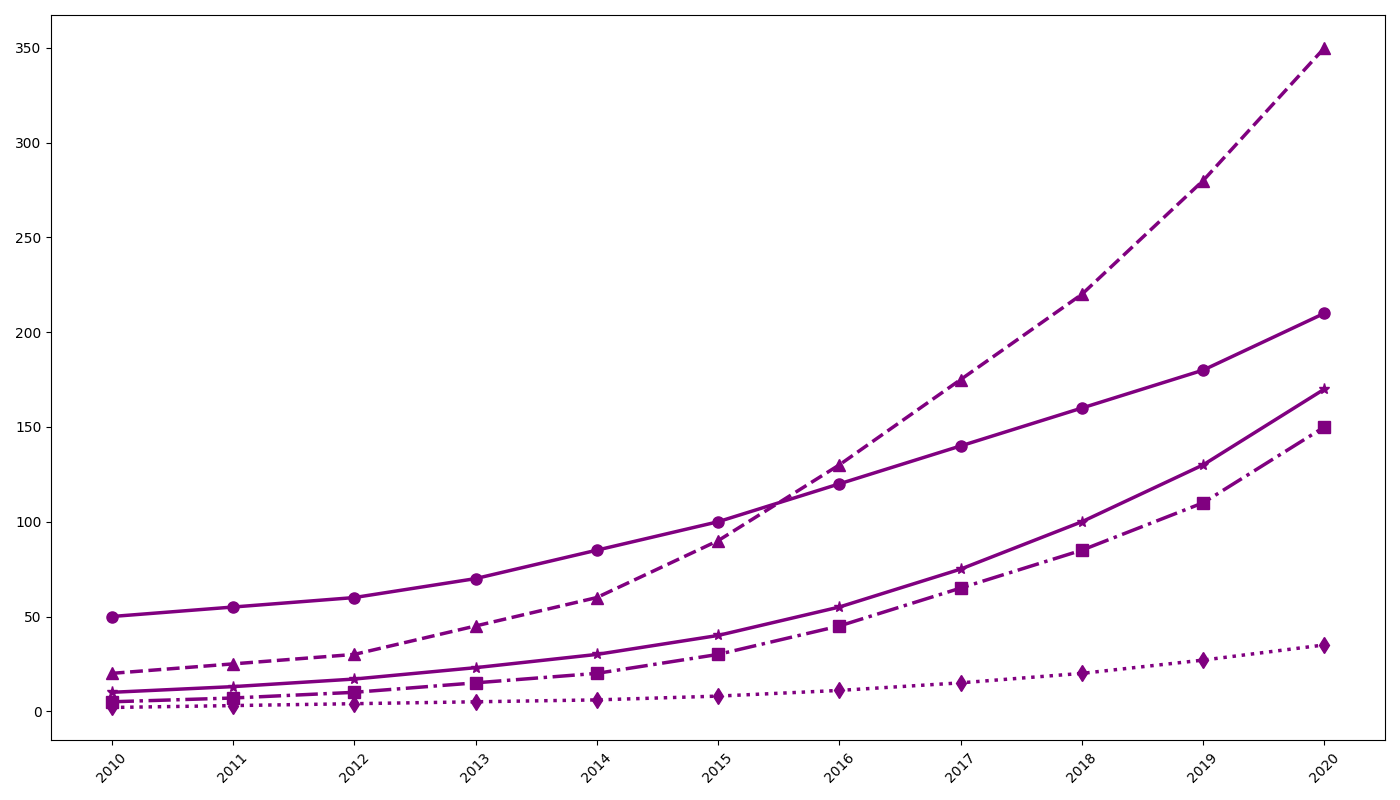

This chart was generated by the following Python code:
import matplotlib.pyplot as plt
import numpy as np

years = np.arange(2010, 2021)
solar_panels = [50, 55, 60, 70, 85, 100, 120, 140, 160, 180, 210]
electric_cars = [20, 25, 30, 45, 60, 90, 130, 175, 220, 280, 350]
wind_turbines = [5, 7, 10, 15, 20, 30, 45, 65, 85, 110, 150]
geothermal_plants = [2, 3, 4, 5, 6, 8, 11, 15, 20, 27, 35]
battery_storage = [10, 13, 17, 23, 30, 40, 55, 75, 100, 130, 170]

fig, ax = plt.subplots(figsize=(14, 8))

ax.plot(years, solar_panels, marker='o', linestyle='-', color='purple', linewidth=2.5, markersize=8)
ax.plot(years, electric_cars, marker='^', linestyle='--', color='purple', linewidth=2.5, markersize=8)
ax.plot(years, wind_turbines, marker='s', linestyle='-.', color='purple', linewidth=2.5, markersize=8)
ax.plot(years, geothermal_plants, marker='d', linestyle=':', color='purple', linewidth=2.5, markersize=8)
ax.plot(years, battery_storage, marker='*', linestyle='-', color='purple', linewidth=2.5, markersize=8)

plt.xticks(years, rotation=45)
plt.tight_layout()
plt.show()
